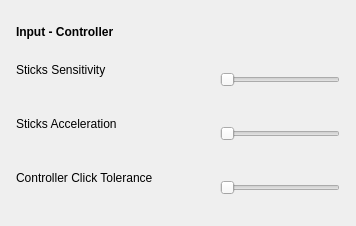
        <widget class="QFrame" name="controllerSettingsCard">
         <property name="surface" stdset="0">
          <string notr="true">card</string>
         </property>
         <property name="frameShape">
          <enum>QFrame::NoFrame</enum>
         </property>
         <property name="sizePolicy">
          <sizepolicy hsizetype="Expanding" vsizetype="Preferred">
           <horstretch>0</horstretch>
           <verstretch>0</verstretch>
          </sizepolicy>
         </property>
         <layout class="QFormLayout" name="controllerSettingsLayout">
          <property name="fieldGrowthPolicy">
           <enum>QFormLayout::AllNonFixedFieldsGrow</enum>
          </property>
          <property name="rowWrapPolicy">
           <enum>QFormLayout::WrapLongRows</enum>
          </property>
          <property name="labelAlignment">
           <set>Qt::AlignLeading|Qt::AlignLeft|Qt::AlignVCenter</set>
          </property>
          <property name="formAlignment">
           <set>Qt::AlignLeading|Qt::AlignLeft|Qt::AlignTop</set>
          </property>
          <property name="horizontalSpacing">
           <number>24</number>
          </property>
          <property name="verticalSpacing">
           <number>10</number>
          </property>
          <property name="leftMargin">
           <number>16</number>
          </property>
          <property name="topMargin">
           <number>16</number>
          </property>
          <property name="rightMargin">
           <number>16</number>
          </property>
          <property name="bottomMargin">
           <number>16</number>
          </property>
          <item row="0" column="0" colspan="2">
           <widget class="QLabel" name="labelInputMouse_3">
            <property name="font">
             <font>
              <bold>true</bold>
             </font>
            </property>
            <property name="text">
             <string>Input - Controller</string>
            </property>
            <property name="wordWrap">
             <bool>true</bool>
            </property>
            <property name="sizePolicy">
             <sizepolicy hsizetype="Preferred" vsizetype="Preferred">
              <horstretch>0</horstretch>
              <verstretch>0</verstretch>
             </sizepolicy>
            </property>
            <property name="role" stdset="0">
             <string notr="true">sectionTitle</string>
            </property>
            <property name="maximumSize">
             <size>
              <width>16777215</width>
              <height>16777215</height>
             </size>
            </property>
            <property name="minimumSize">
             <size>
              <width>0</width>
              <height>32</height>
             </size>
            </property>
           </widget>
          </item>
          <item row="1" column="0">
           <widget class="QLabel" name="labelControllerSticksSensitivity">
            <property name="text">
             <string>Sticks Sensitivity</string>
            </property>
            <property name="wordWrap">
             <bool>true</bool>
            </property>
            <property name="sizePolicy">
             <sizepolicy hsizetype="Preferred" vsizetype="Preferred">
              <horstretch>0</horstretch>
              <verstretch>0</verstretch>
             </sizepolicy>
            </property>
            <property name="maximumSize">
             <size>
              <width>240</width>
              <height>16777215</height>
             </size>
            </property>
            <property name="buddy">
             <cstring>sliderControllerSticksSensitivity</cstring>
            </property>
            <property name="minimumSize">
             <size>
              <width>180</width>
              <height>0</height>
             </size>
            </property>
           </widget>
          </item>
          <item row="1" column="1">
           <widget class="QSlider" name="sliderControllerSticksSensitivity">
            <property name="minimum">
             <number>500</number>
            </property>
            <property name="maximum">
             <number>2500</number>
            </property>
            <property name="singleStep">
             <number>25</number>
            </property>
            <property name="pageStep">
             <number>250</number>
            </property>
            <property name="value">
             <number>500</number>
            </property>
            <property name="orientation">
             <enum>Qt::Horizontal</enum>
            </property>
            <property name="tickInterval">
             <number>250</number>
            </property>
            <property name="minimumSize">
             <size>
              <width>120</width>
              <height>44</height>
             </size>
            </property>
            <property name="sizePolicy">
             <sizepolicy hsizetype="Expanding" vsizetype="Fixed">
              <horstretch>0</horstretch>
              <verstretch>0</verstretch>
             </sizepolicy>
            </property>
            <property name="tickPosition">
             <enum>QSlider::NoTicks</enum>
            </property>
           </widget>
          </item>
          <item row="2" column="0">
           <widget class="QLabel" name="labelControllerSticksAcceleration">
            <property name="text">
             <string>Sticks Acceleration</string>
            </property>
            <property name="wordWrap">
             <bool>true</bool>
            </property>
            <property name="sizePolicy">
             <sizepolicy hsizetype="Preferred" vsizetype="Preferred">
              <horstretch>0</horstretch>
              <verstretch>0</verstretch>
             </sizepolicy>
            </property>
            <property name="maximumSize">
             <size>
              <width>240</width>
              <height>16777215</height>
             </size>
            </property>
            <property name="buddy">
             <cstring>sliderControllerSticksAcceleration</cstring>
            </property>
            <property name="minimumSize">
             <size>
              <width>180</width>
              <height>0</height>
             </size>
            </property>
           </widget>
          </item>
          <item row="2" column="1">
           <widget class="QSlider" name="sliderControllerSticksAcceleration">
            <property name="minimum">
             <number>100</number>
            </property>
            <property name="maximum">
             <number>500</number>
            </property>
            <property name="singleStep">
             <number>10</number>
            </property>
            <property name="pageStep">
             <number>100</number>
            </property>
            <property name="value">
             <number>100</number>
            </property>
            <property name="orientation">
             <enum>Qt::Horizontal</enum>
            </property>
            <property name="tickInterval">
             <number>50</number>
            </property>
            <property name="minimumSize">
             <size>
              <width>120</width>
              <height>44</height>
             </size>
            </property>
            <property name="sizePolicy">
             <sizepolicy hsizetype="Expanding" vsizetype="Fixed">
              <horstretch>0</horstretch>
              <verstretch>0</verstretch>
             </sizepolicy>
            </property>
            <property name="tickPosition">
             <enum>QSlider::NoTicks</enum>
            </property>
           </widget>
          </item>
          <item row="3" column="0">
           <widget class="QLabel" name="labelToleranceDistanceController">
            <property name="text">
             <string>Controller Click Tolerance</string>
            </property>
            <property name="wordWrap">
             <bool>true</bool>
            </property>
            <property name="sizePolicy">
             <sizepolicy hsizetype="Preferred" vsizetype="Preferred">
              <horstretch>0</horstretch>
              <verstretch>0</verstretch>
             </sizepolicy>
            </property>
            <property name="maximumSize">
             <size>
              <width>240</width>
              <height>16777215</height>
             </size>
            </property>
            <property name="buddy">
             <cstring>sliderToleranceDistanceController</cstring>
            </property>
            <property name="minimumSize">
             <size>
              <width>180</width>
              <height>0</height>
             </size>
            </property>
           </widget>
          </item>
          <item row="3" column="1">
           <widget class="QSlider" name="sliderToleranceDistanceController">
            <property name="minimum">
             <number>0</number>
            </property>
            <property name="maximum">
             <number>50</number>
            </property>
            <property name="singleStep">
             <number>1</number>
            </property>
            <property name="pageStep">
             <number>10</number>
            </property>
            <property name="value">
             <number>0</number>
            </property>
            <property name="orientation">
             <enum>Qt::Horizontal</enum>
            </property>
            <property name="tickInterval">
             <number>10</number>
            </property>
            <property name="minimumSize">
             <size>
              <width>120</width>
              <height>44</height>
             </size>
            </property>
            <property name="sizePolicy">
             <sizepolicy hsizetype="Expanding" vsizetype="Fixed">
              <horstretch>0</horstretch>
              <verstretch>0</verstretch>
             </sizepolicy>
            </property>
            <property name="tickPosition">
             <enum>QSlider::NoTicks</enum>
            </property>
           </widget>
          </item>
         </layout>
        </widget>
